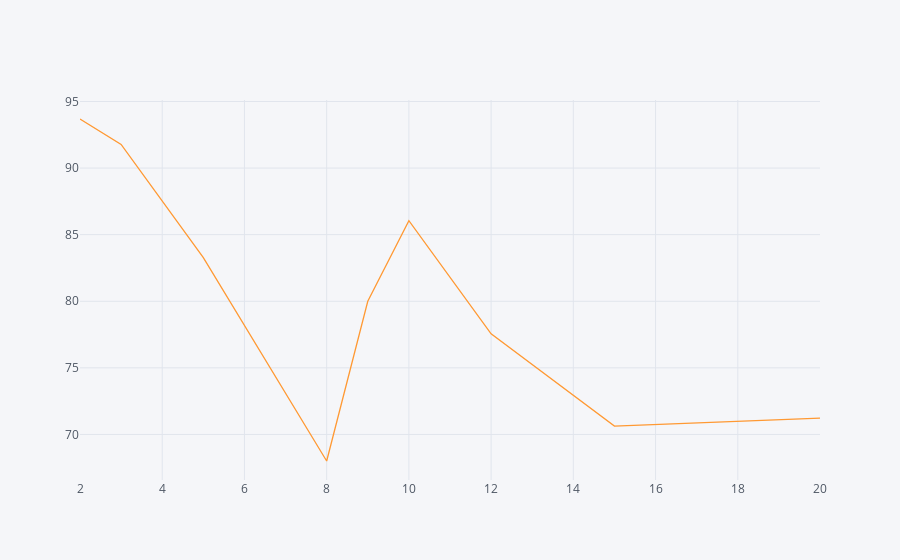
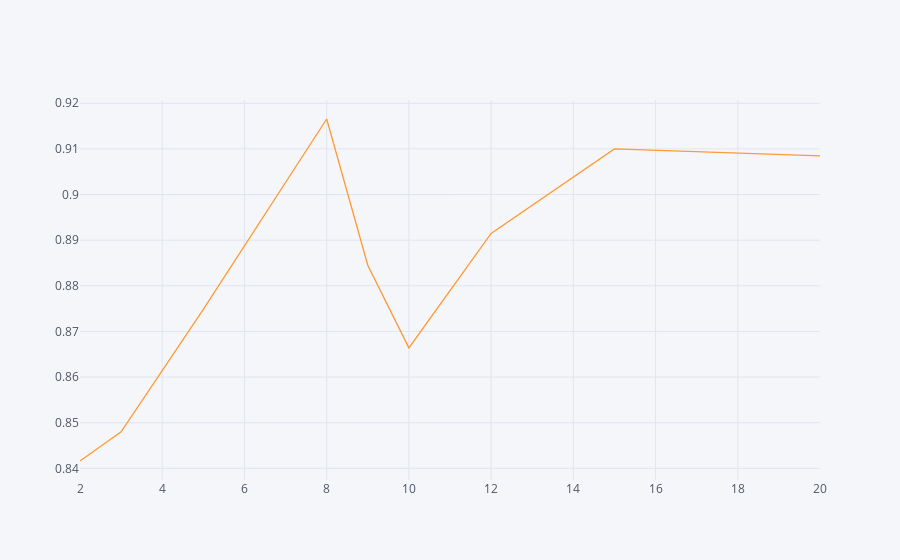

The notebook cell saved with these charts, in order:
### Code cell
df_result.iplot( x ='K-Sample', y ='RMSE') 
df_result.iplot( x ='K-Sample', y ='R-Square')

### Figure 1 — Plotly figure (JSON) as saved in the notebook; plotly's stock layout.template omitted (floating-point values rounded to 4 significant figures)
{"data": [{"line": {"color": "rgba(255, 153, 51, 1.0)", "dash": "solid", "shape": "linear", "width": 1.3}, "mode": "lines", "name": "RMSE", "text": "", "type": "scatter", "x": [2, 3, 5, 8, 9, 10, 12, 15, 20], "y": [93.69, 91.78, 83.28, 68.0, 80.0, 86.05, 77.55, 70.62, 71.22]}], "layout": {"autosize": true, "legend": {"bgcolor": "#F5F6F9", "font": {"color": "#4D5663"}}, "paper_bgcolor": "#F5F6F9", "plot_bgcolor": "#F5F6F9", "title": {"font": {"color": "#4D5663"}}, "xaxis": {"autorange": true, "gridcolor": "#E1E5ED", "range": [2, 20], "showgrid": true, "tickfont": {"color": "#4D5663"}, "title": {"font": {"color": "#4D5663"}, "text": ""}, "type": "linear", "zerolinecolor": "#E1E5ED"}, "yaxis": {"autorange": true, "gridcolor": "#E1E5ED", "range": [66.58, 95.11], "showgrid": true, "tickfont": {"color": "#4D5663"}, "title": {"font": {"color": "#4D5663"}, "text": ""}, "type": "linear", "zerolinecolor": "#E1E5ED"}}}

### Figure 2 — Plotly figure (JSON) as saved in the notebook; plotly's stock layout.template omitted (floating-point values rounded to 4 significant figures)
{"data": [{"line": {"color": "rgba(255, 153, 51, 1.0)", "dash": "solid", "shape": "linear", "width": 1.3}, "mode": "lines", "name": "R-Square", "text": "", "type": "scatter", "x": [2, 3, 5, 8, 9, 10, 12, 15, 20], "y": [0.8416, 0.848, 0.8749, 0.9165, 0.8845, 0.8664, 0.8915, 0.91, 0.9085]}], "layout": {"autosize": true, "legend": {"bgcolor": "#F5F6F9", "font": {"color": "#4D5663"}}, "paper_bgcolor": "#F5F6F9", "plot_bgcolor": "#F5F6F9", "title": {"font": {"color": "#4D5663"}}, "xaxis": {"autorange": true, "gridcolor": "#E1E5ED", "range": [2, 20], "showgrid": true, "tickfont": {"color": "#4D5663"}, "title": {"font": {"color": "#4D5663"}, "text": ""}, "type": "linear", "zerolinecolor": "#E1E5ED"}, "yaxis": {"autorange": true, "gridcolor": "#E1E5ED", "range": [0.8375, 0.9207], "showgrid": true, "tickfont": {"color": "#4D5663"}, "title": {"font": {"color": "#4D5663"}, "text": ""}, "type": "linear", "zerolinecolor": "#E1E5ED"}}}
